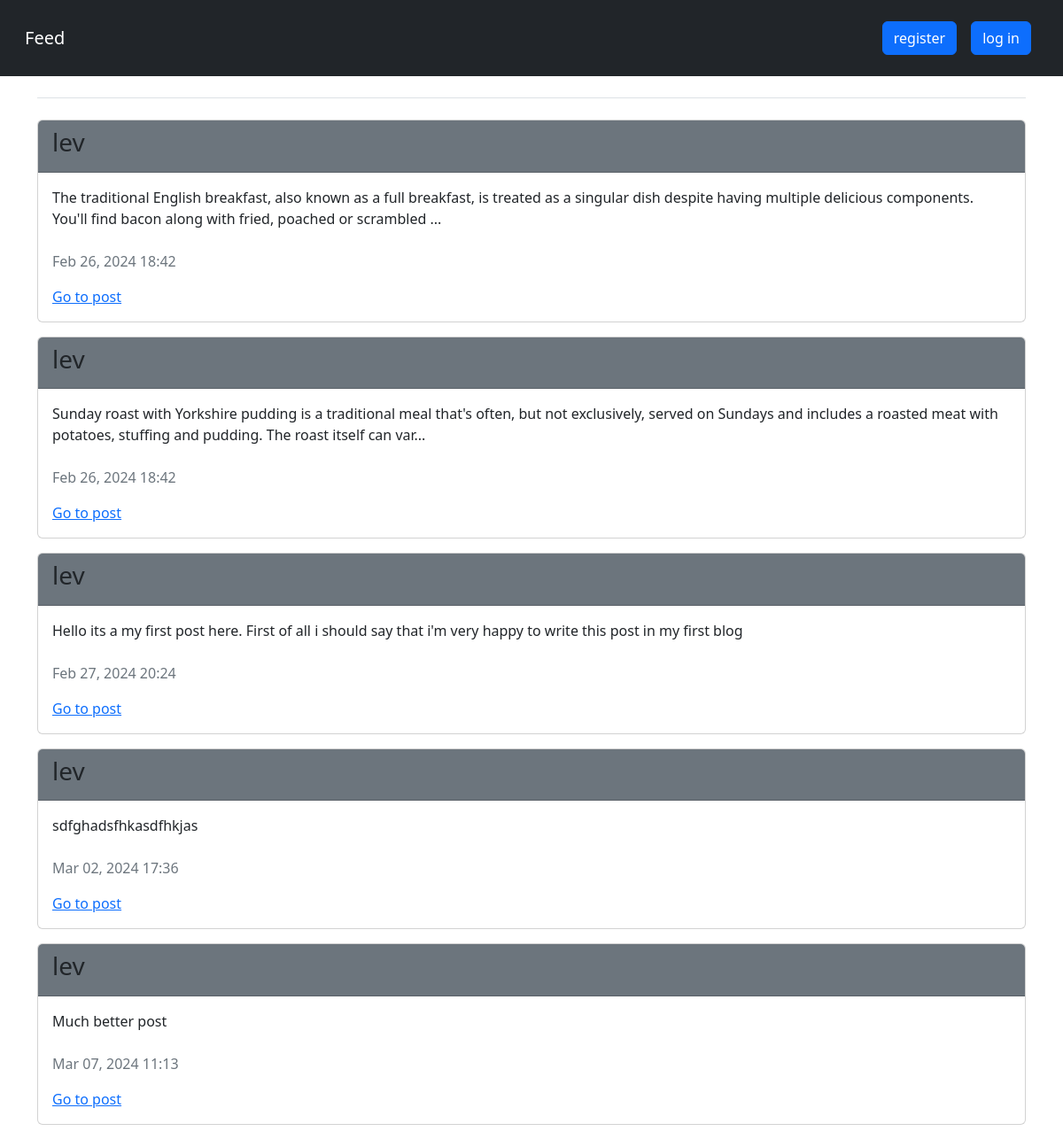
The app's page /, older data.
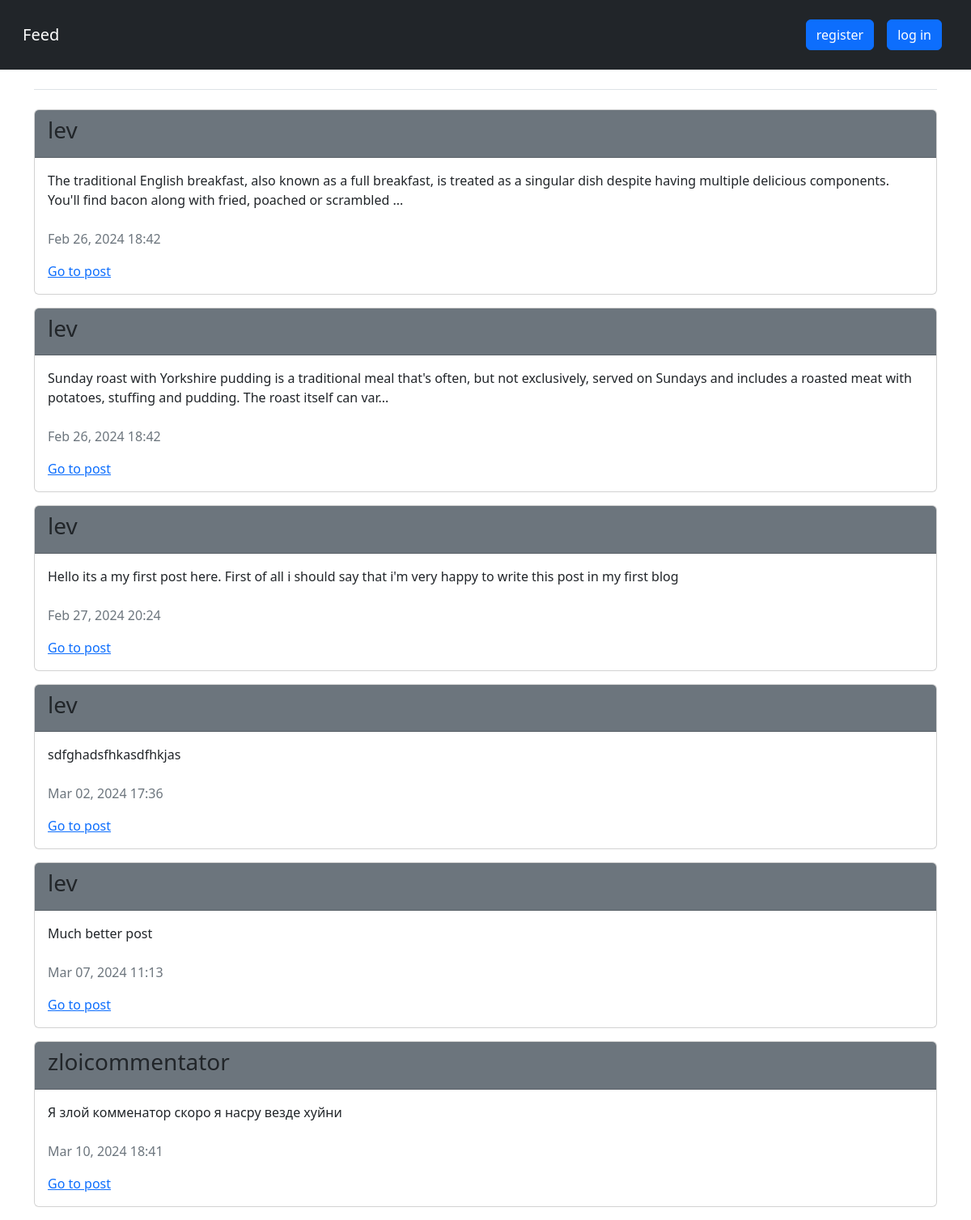
The same page, newer data.
### blogs/models.py (models this page shows)
class Post(models.Model):
    text = models.TextField()
    date_added = models.DateTimeField(auto_now_add=True)
    owner = models.ForeignKey(User, on_delete=models.CASCADE)
    def __str__(self):
        return f'{self.text[:200]}...' if len(self.text) > 200 else self.text

### blogs/views.py (the view)
# urls.py: path('', views.feed, name='feed'),
def feed(request):
    posts = Post.objects.order_by('date_added')
    user = request.user
    context = {'posts': posts, 'user': user}
    return render(request, 'blogs/feed.html', context)

### blogs/templates/blogs/feed.html (shortened to what this page needs)
{%extends "blogs/base.html"%}
{% block content%}
    <div class="my-4 border-bottom"></div>
    {% for post in posts %}
        <div class="card mb-3">
            <div class="card-header bg-secondary light">
                <h3>{{ post.owner.username }}</h3>
            </div>
            <div class="card-body pb-2">
                <p>{{ post }}</p>
            </div>
            <div class="card-bottom ps-3 pb-3">
                <p class="text-secondary">{{ post.date_added|date:'M d, Y H:i' }}</p>
                <a href="{% url 'blogs:post' post.id %}">Go to post</a>
            </div>
        </div>
    {% empty %}
        <p>No post here.</p>
    {% endfor %}
{% endblock content%}

Row changes from the older to the newer data that the page shows:
added Post: owner.username "zloicommentator", text "Я злой комменатор скоро я насру везде хуйни", date_added "Mar 10, 2024 18:41"
